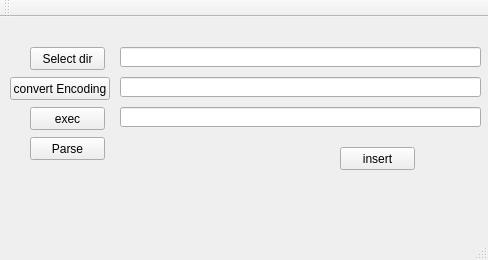
<?xml version="1.0" encoding="UTF-8"?>
<ui version="4.0">
 <class>MainWindow</class>
 <widget class="QMainWindow" name="MainWindow">
  <property name="geometry">
   <rect>
    <x>0</x>
    <y>0</y>
    <width>488</width>
    <height>260</height>
   </rect>
  </property>
  <property name="windowTitle">
   <string>MainWindow</string>
  </property>
  <widget class="QWidget" name="centralWidget">
   <widget class="QPushButton" name="pb_SelectDir">
    <property name="geometry">
     <rect>
      <x>30</x>
      <y>30</y>
      <width>75</width>
      <height>23</height>
     </rect>
    </property>
    <property name="text">
     <string>Select dir</string>
    </property>
   </widget>
   <widget class="QPushButton" name="pb_nthng">
    <property name="geometry">
     <rect>
      <x>10</x>
      <y>60</y>
      <width>100</width>
      <height>23</height>
     </rect>
    </property>
    <property name="text">
     <string>convert Encoding</string>
    </property>
   </widget>
   <widget class="QPushButton" name="pb_Parse">
    <property name="geometry">
     <rect>
      <x>30</x>
      <y>120</y>
      <width>75</width>
      <height>23</height>
     </rect>
    </property>
    <property name="text">
     <string>Parse</string>
    </property>
   </widget>
   <widget class="QLineEdit" name="lineEdi_dir">
    <property name="geometry">
     <rect>
      <x>120</x>
      <y>30</y>
      <width>361</width>
      <height>20</height>
     </rect>
    </property>
   </widget>
   <widget class="QLineEdit" name="lineEdit_DB">
    <property name="geometry">
     <rect>
      <x>120</x>
      <y>60</y>
      <width>361</width>
      <height>20</height>
     </rect>
    </property>
   </widget>
   <widget class="QLineEdit" name="lineEdit_Exec">
    <property name="geometry">
     <rect>
      <x>120</x>
      <y>90</y>
      <width>361</width>
      <height>20</height>
     </rect>
    </property>
   </widget>
   <widget class="QPushButton" name="pb_Exec">
    <property name="geometry">
     <rect>
      <x>30</x>
      <y>90</y>
      <width>75</width>
      <height>23</height>
     </rect>
    </property>
    <property name="text">
     <string>exec</string>
    </property>
   </widget>
   <widget class="QPushButton" name="pb_imsNameInsert">
    <property name="geometry">
     <rect>
      <x>340</x>
      <y>130</y>
      <width>75</width>
      <height>23</height>
     </rect>
    </property>
    <property name="text">
     <string>insert</string>
    </property>
   </widget>
  </widget>
  <widget class="QMenuBar" name="menuBar">
   <property name="geometry">
    <rect>
     <x>0</x>
     <y>0</y>
     <width>488</width>
     <height>21</height>
    </rect>
   </property>
  </widget>
  <widget class="QToolBar" name="mainToolBar">
   <attribute name="toolBarArea">
    <enum>TopToolBarArea</enum>
   </attribute>
   <attribute name="toolBarBreak">
    <bool>false</bool>
   </attribute>
  </widget>
  <widget class="QStatusBar" name="statusBar"/>
 </widget>
 <layoutdefault spacing="6" margin="11"/>
 <resources/>
 <connections/>
</ui>
